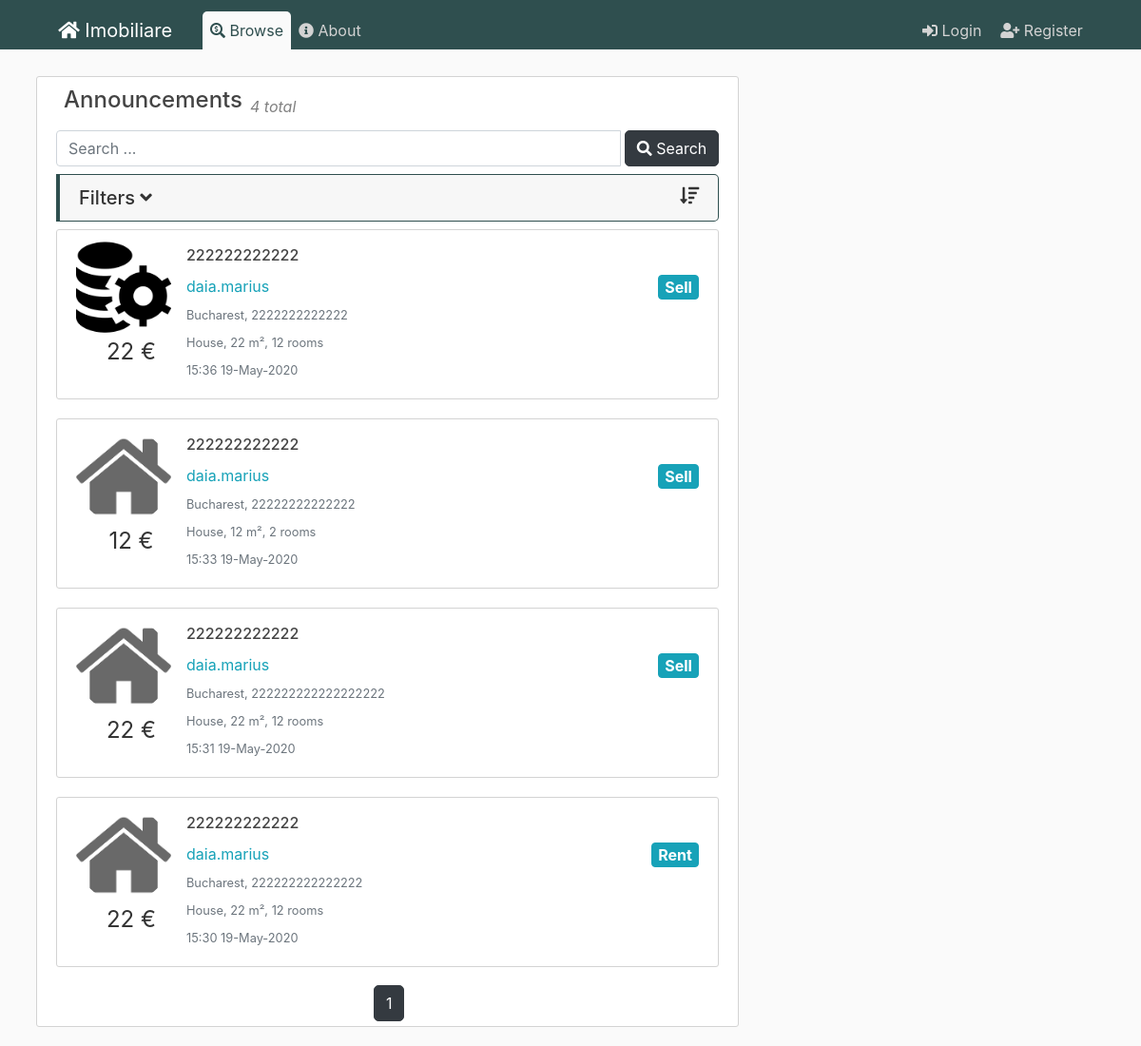
Page /posts on the earlier database version.
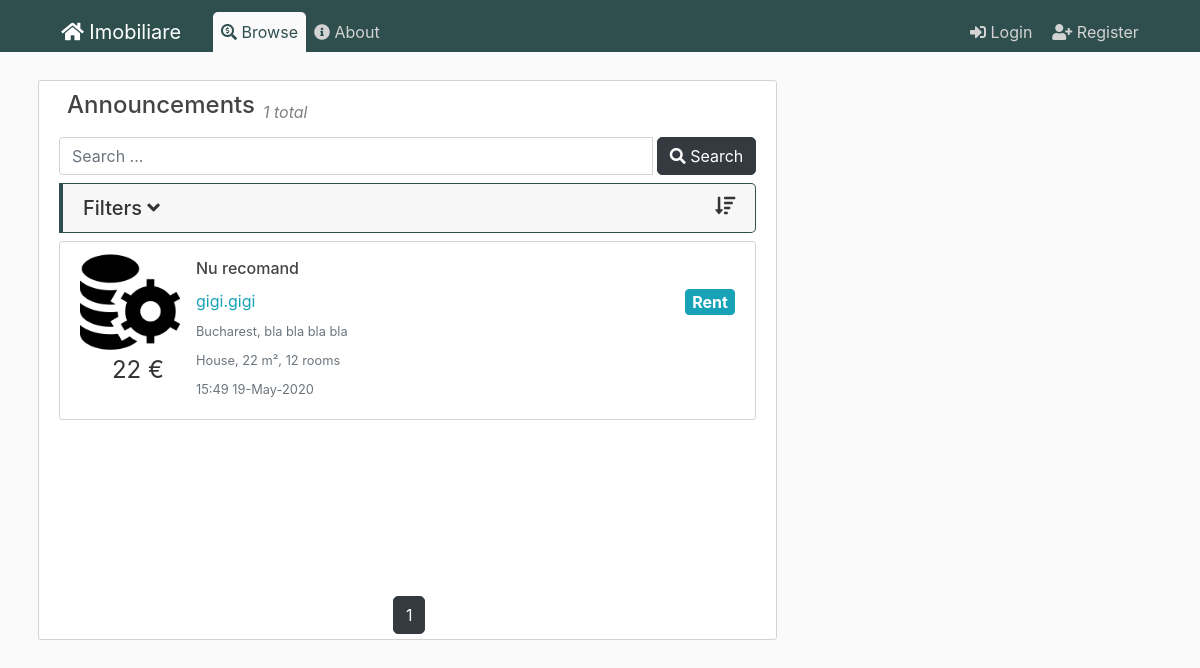
Same page on the later database version.
### flaskblog/models.py (models this page shows, shortened)
class Post(db.Model):
    id = db.Column(db.Integer, primary_key=True)
    title = db.Column(db.String(100), nullable=False)
    date_posted = db.Column(db.DateTime, nullable=False, default=datetime.utcnow)
    content = db.Column(db.Text, nullable=False)
    user_id = db.Column(db.Integer, db.ForeignKey('user.id'), nullable=False)
    city_id = db.Column(db.Integer, db.ForeignKey('city.id'), nullable=False)
    anouncement_type = db.Column(db.String(20), nullable=False)
    house_type = db.Column(db.String(20), nullable=False)
    price = db.Column(db.Integer, nullable=False)
    square_meters = db.Column(db.Integer, nullable=False)
    number_rooms = db.Column(db.Integer, nullable=False)
    address = db.Column(db.String(100), nullable=False)
    phonenumber = db.Column(db.String(15), nullable=True)
    post = db.relationship('Image')
    favorited = db.relationship('User', secondary=user_favorites)

class Image(db.Model):
    id = db.Column(db.Integer, primary_key=True)
    name = db.Column(db.String(100), nullable=False)
    post_id = db.Column(db.Integer, db.ForeignKey('post.id'), nullable=False)
    post = db.relationship('Post', backref='images', lazy=True)

class User(db.Model, UserMixin):
    id = db.Column(db.Integer, primary_key=True)
    username = db.Column(db.String(20), unique=True, nullable=False)
    email = db.Column(db.String(120), unique=True, nullable=False)
    phonenumber = db.Column(db.String(15), nullable=False)
    image_file = db.Column(db.String(20), nullable=False, default='default.jpg')
    password = db.Column(db.String(60), nullable=False)
    posts = db.relationship('Post', backref='author', lazy=True)
    favorites = db.relationship('Post', secondary=user_favorites)

class City(db.Model):
    id = db.Column(db.Integer, primary_key=True)
    name = db.Column(db.String(100), nullable=False)
    country_id = db.Column(db.Integer, db.ForeignKey('country.id'), nullable=False)
    country = db.relationship('Country', back_populates="cities")
    posts = db.relationship('Post', backref='city', lazy=True)

### flaskblog/posts/routes.py (the view)
@posts.route("/posts")
def browse():
    page = request.args.get('page', 1, type=int)
    posts = Post.query.order_by(Post.date_posted.desc()).paginate(page=page, per_page=5)
    cities = City.query.all()
    countries = Country.query.all()
    if not posts:
        posts=[]
    return render_template('browse.html', posts=posts,cities=cities,countries=countries)

### flaskblog/templates/browse.html (shortened to what this page needs)
{% extends "layout.html" %}
{% set active_page = "announcements" %}
{% block content %}
<article class="media content-section content-fit">
  <div class="media-body">
    <div class="article-metadata d-flex flex-row  position-relative">
      <h4 class="pl-2 article-title">Announcements</h4>
      <div class="pl-2 pb-1 align-self-end">
        <em class="gray">
          {{ posts.items|length }} total
        </em>
      </div>
    </div>
    <div>
      <form action="">
        <div class="input-group mt-2 mb-2">
          <input type="text" class="form-control" placeholder="Search ...">
          <div class="input-group-btn">
            <button type="submit" class="btn btn-dark ml-1">
              <i class="fas fa-search"></i> Search
            </button>
          </div>
        </div>
      </form>
      <div class="accordion md-accordion mb-2" id="accordionEx1" role="tablist" aria-multiselectable="true">
        <div class="card check-card">
          <div class="card-header" role="tab" id="headingTwo1">
            <a class="collapsed" data-toggle="collapse" data-parent="#accordionEx1" href="#collapseTwo1"
              aria-expanded="false" aria-controls="collapseTwo1">
              <h5 class="mb-0">
                <i class="fas fa-sort-amount-down float-right"></i>Filters <i class="fas fa-angle-down rotate-icon"></i>
              </h5>
            </a>
          </div>
        </div>
      </div>
      {% for post in posts.items %}
      <article class="media content-section table-row" data-href="{{ url_for('posts.post', post_id=post.id) }}">
        <div class="article-metadata">
          {% if post.images[0] %}
          <img class="article-img" src="/static/post_pics/{{post.images[0].name}}">
          {% else %}
          <img class="rounded-circle article-img" src="{{ url_for('static', filename='defaults/house.png') }}">
          {% endif %}
          <p class="article-price text-center">{{post.price}} €</p>
        </div>
        <div class="media-body">
          <h4><a class="article-title" href="{{ url_for('posts.post', post_id=post.id) }}">{{ post.title }}</a></h4>
          <div class="article-metadata">
            <a class="mr-2"
              href="{{ url_for('users.user_posts', username=post.author.username) }}">{{ post.author.username }}</a>
            <a class="btn btn-info badge float-right article-type">{{ post.anouncement_type }}</a>
          </div>
          <div class="article-metadata">
            <small class="text-muted">{{post.city.name}}, {{post.address}}</small>
          </div>
          <div class="article-metadata">
            <small class="text-muted">{{post.house_type}}, {{post.square_meters}} m², {{post.number_rooms}} rooms</small>
          </div>
          <div class="article-metadata">
            <small class="text-muted">{{ post.date_posted.strftime('%H:%M %d-%B-%Y') }}</small>
          </div>
        </div>
      </article>
      {% endfor %}
    </div>
    <div class="p-3">
    </div>
    <div class="pagination-bottom">
      <div class="text-center">
      {% for page_num in posts.iter_pages(left_edge=1, right_edge=1, left_current=1, right_current=2) %}
        {% if page_num %}
            {% if posts.page == page_num %}
                <a class="btn btn-dark" href="{{ url_for('main.home', page=page_num) }}">{{page_num}}</a>
            {% else %}
                <a class="btn btn-outline-dark" href="{{ url_for('main.home', page=page_num) }}">{{page_num}}</a>
            {% endif %}
        {% endif %}
      {% endfor %}
      </div>
  </div>
  </div>
</article>
{% endblock content %}

### flaskblog/templates/layout.html (shortened to what this page needs)
<!DOCTYPE html>
<html>
<head>
    <link rel="stylesheet" href="https://stackpath.bootstrapcdn.com/bootstrap/4.4.1/css/bootstrap.min.css">
    <link rel="stylesheet" href="/static/css/main.css" >
    <link rel="stylesheet" href="/static/css/fontawesome.css" >
  </head>
<body>
    <header class="site-header">
      <nav class="navbar navbar-expand-md navbar-dark bg-steel fixed-top">
        <div class="container">
          <a class="navbar-brand mr-4 pl-2 pr-2 {{ 'nav-active' if active_page == 'home' else '' }}" href="/"><i class="fas fa-home"></i> Imobiliare</a>
          <div class="collapse navbar-collapse" id="navbarToggle">
            <div class="navbar-nav mr-auto">
              <a class="nav-item nav-link {{ 'nav-active' if active_page == 'announcements' else '' }}" href="{{ url_for('posts.browse') }}"><i class="fas fa-search-dollar"></i> Browse</a>
              <a class="nav-item nav-link {{ 'nav-active' if active_page == 'about' else '' }}" href="{{ url_for('main.about') }}"><i class="fas fa-info-circle"></i> About</a>
            </div>
            <div class="navbar-nav">
              {% if current_user.is_authenticated %}
                <a class="nav-item nav-link {{ 'nav-active' if active_page == 'newpost' else '' }}" href="{{ url_for('posts.new_post') }}"><i class="fas fa-scroll"></i> New Post</a>
                <a class="nav-item nav-link {{ 'nav-active' if active_page == 'account' else '' }}" href="{{ url_for('users.account') }}"><i class="fas fa-user"></i> Account</a>
                <a class="nav-item nav-link {{ 'nav-active' if active_page == 'favorites' else '' }}" href="{{ url_for('users.favorites') }}"><i class="fas fa-heart"></i> Favorites</a>
                <a class="nav-item nav-link" href="{{ url_for('users.logout') }}"><i class="fas fa-sign-out-alt ml-1"></i> Logout</a>
              {% else %}
                <a class="nav-item nav-link {{ 'nav-active' if active_page == 'login' else '' }}" href="{{ url_for('users.login') }}"><i class="fas fa-sign-in-alt ml-1"></i> Login</a>
                <a class="nav-item nav-link {{ 'nav-active' if active_page == 'register' else '' }}" href="{{ url_for('users.register') }}"><i class="fa fa-user-plus ml-1"></i> Register</a>
              {% endif %}
            </div>
          </div>
        </div>
      </nav>
    </header>
    <main role="main" class="container">
      <div class="row">
        <div class="col-md-8">
          {% block content %}{% endblock %}
        </div>
        <div class="col-md-4">
        </div>
      </div>
    </main>
</body>
</html>

### flaskblog/static/css/main.css (style rules this page uses)
html { font-size: 16px; overflow-x: hidden; }
body { background: var(--bodybackground); color: var(--bodytextcolor); margin-top: 5rem; width: 100%; }
.content-fit { min-height: 70vh; position: relative; overflow-x:hidden !important; }
h1, h2, h3, h4, h5, h6 { color: var(--bodytextcolor); }
.bg-steel { background-color: var(--darkgreen); }
.site-header .navbar-nav .nav-link { color: var(--lightgray); transition: 0.5s; }
.content-section { background: var(--white); padding: 10px 20px; border: 1px solid var(--lightgray); border-radius: 3px; margin-bottom: 20px; }
.article-title { color: #444444; }
.article-img { height: 100px; width: 100px; margin-right: 16px; border-radius:5px; }
.article-price { font-size: 1.5rem; }
.article-type { font-size:1rem; }
.article-metadata { padding-bottom: 1px; margin-bottom: 4px; border-bottom: 1px solid #e3e3e3 }
a { color: var(--lightblue); font-size: 1rem; cursor: pointer; }
.position-relative { position: relative !important; }
.content-section { overflow: auto ; width:100% !important; overflow-x: hidden !important; }
.check-card { border-width: 1px 1px 1px 4px; border-color: var(--darkgreen); border-radius: 0; border-top-right-radius: 5px; border-bottom-right-radius: 5px; margin-bottom: 5px; }
.container { width: 95% !important; }
:root { --darkgreen: #2F4F4F; --lightblue: #17a2b8; --dark: #343a40; --lightgreen: #28a745; --darkred: #b00020; --yellow: #ffc107; --white: white; --gray: gray; --lightgray: lightgray; --fadegray: #f3f3f3; --bodybackground: #fafafa; --bodytextcolor: #333333; --blueglow: rgba(41, 137, 167, 0.2); --whiteglow: rgba(254, 255, 205, 0.2); }
.gray { color: var(--gray); }
.article-metadata { border-bottom: none; }
.content-section { overflow-x: auto !important; }
.container { padding-left: 0.5rem; padding-right: 0.5rem; }
.badge { color: var(--white) !important; }
.btn-dark { color:var(--white); border-radius: 5px; transition: 0.5s; }
.nav-active { color: var(--darkgreen) !important; background-color: var(--bodybackground); border-radius: 5px; }
@media screen and (min-width: 768px) { .nav-active { border-radius: 0; border-top-left-radius: 5px; border-top-right-radius: 5px; } }
@media screen and (min-width: 768px) { .navbar { padding-top:0.75rem; padding-bottom: 0; } }
.pagination-bottom { position: absolute; bottom:0; width: 95%; margin-bottom: 5px; }

Differences in the rows shown:
removed Post: name (picture), price "22", title "222222222222", author.username "daia.marius", anouncement_type "Sell", city.name "Bucharest", address "2222222222222", house_type "House", square_meters "22", number_rooms "12", date_posted "15:36 19-May-2020"
removed Post: price "12", title "222222222222", author.username "daia.marius", anouncement_type "Sell", city.name "Bucharest", address "22222222222222", house_type "House", square_meters "12", number_rooms "2", date_posted "15:33 19-May-2020"
removed Post: price "22", title "222222222222", author.username "daia.marius", anouncement_type "Sell", city.name "Bucharest", address "222222222222222222", house_type "House", square_meters "22", number_rooms "12", date_posted "15:31 19-May-2020"
changed Post "Rent": name: picture added; title "222222222222" → "Nu recomand"; author.username "daia.marius" → "gigi.gigi"; address "222222222222222" → "bla bla bla bla"; date_posted "15:30 19-May-2020" → "15:49 19-May-2020"
Other differences:
{{ posts.items|length }}: "4" → "1"
